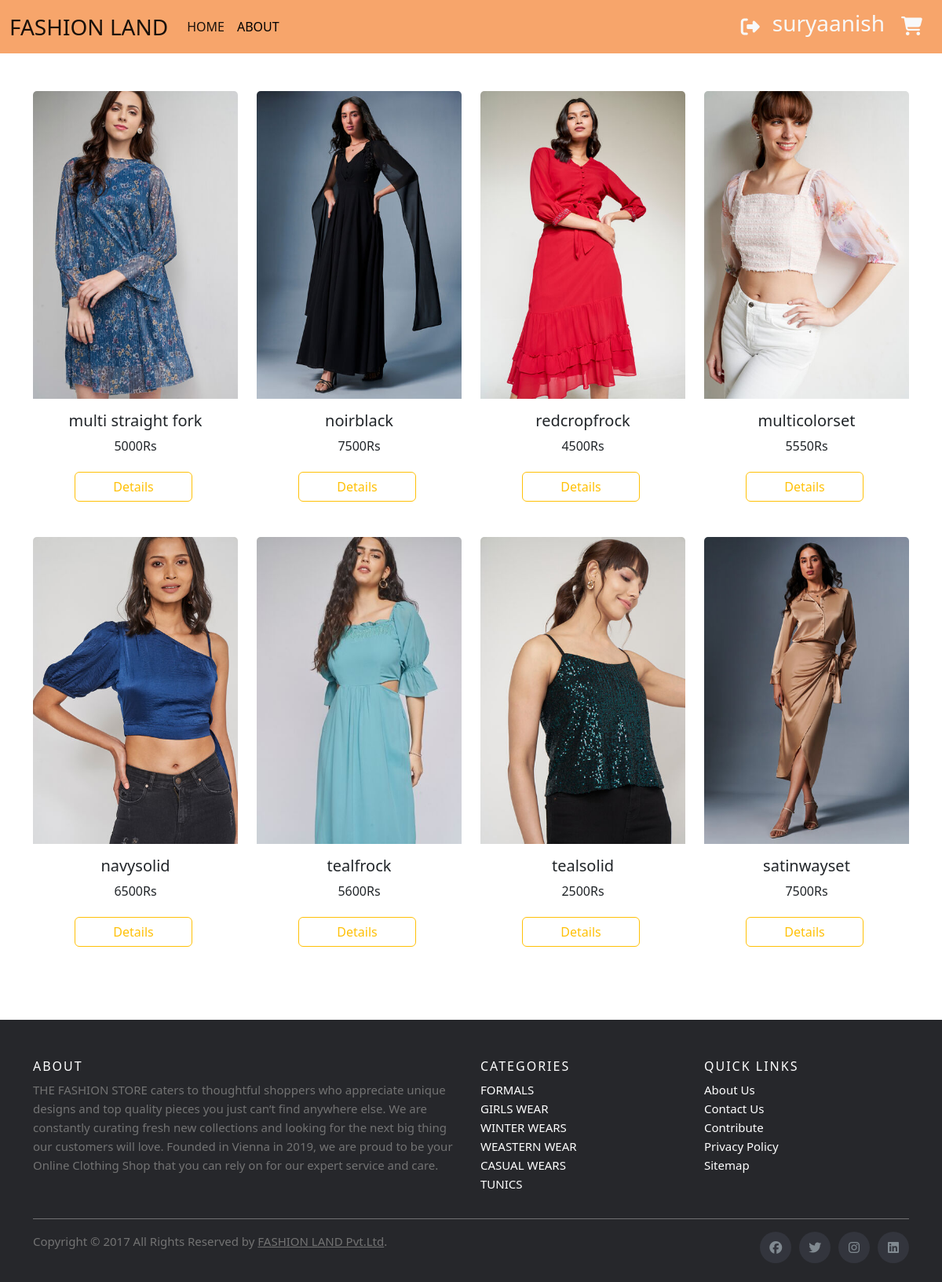
The app's page /card1/ (signed in) with its own data.
### app1/models.py (models this page shows, shortened)
class Dress(models.Model):
    name=models.CharField(max_length=250)
    price=models.IntegerField()
    brand=models.CharField(max_length=250)
    img=models.ImageField(upload_to='gallery')
    material=models.CharField(max_length=250)
    type=models.CharField(max_length=250)
    colour=models.CharField(max_length=250)

### app1/views.py (the view)
# urls.py: path('card1/', views.card1,name="card1"),
def card1(request):
    content=Dress.objects.all()
    data={
        'result':content
    }
    return render(request,'card1.html',data)

### templates/card1.html (shortened to what this page needs)
<!doctype html>
<html lang="en">
  <head>
    <link href="https://cdn.jsdelivr.net/npm/bootstrap@5.2.3/dist/css/bootstrap.min.css" rel="stylesheet">
    <link rel="stylesheet" href="https://cdnjs.cloudflare.com/ajax/libs/font-awesome/6.4.2/css/all.min.css">
    <link rel="stylesheet" href="../static/css/style.css">
  </head>
  <body>
    <nav class="navbar navbar-expand-lg " style="background-color: rgb(247, 165, 107);">
      <div class="container-fluid">
        <a class="navbar-brand fs-3" href="{% url 'home' %}">FASHION LAND</a>
        <div class="collapse navbar-collapse" id="navbarSupportedContent">
          <ul class="navbar-nav me-auto mb-2 mb-lg-0">
            <li class="nav-item">
              <a class="nav-link active" aria-current="page" href="{% url 'home' %}">HOME</a>
            </li>
            <li class="nav-item">
              <a class="nav-link fs-" style="color: black;" href="{% url 'about' %}">ABOUT</a>
            </li>
          </ul>
          {% if request.user.is_authenticated %}
          <a class="text-light  ms-auto" href="{% url 'user_logout' %}"><i class="fa-solid fa-right-from-bracket my-2  mx-2 fs-4"></i></a>
          <h3 class="  mx-2 text-light m">{{request.user.username}}</h3>
          <a href="{% url 'view_cart' %}" class="btn "><i class="fa-solid fa-cart-shopping text-light fs-4 "></i></a>
          {% endif %}
        </div>
      </div>
    </nav>
<div class="container mt-5">
    <div class="row">
      {% for i in result %}
        {% if i.brand == "blossom" %}
        <div class="col-lg-3 col-md-3 col-sm-6">
          <div class="card " style="width: 100%;">
            <div class="cd1 w-100 text-center">
              <img src="{{i.img.url}}" class="card-img-top w-100  text-center dimg" alt="...">
            </div>
              <div class="card-body text-center">
                <h5 class="card-title text-truncate" id="name" name="name">{{i.name}}</h5>
                <p class="card-text" name="price">{{i.price}}Rs</p>
                <div class=" text-center">
                <a href="{% url 'details' i.pk %}" class="btn btn-outline-warning px-5">Details</a>
                </div>
              </div>
            </div>
      </div>
        {% endif %}
      {% endfor %}
    </div>
  </div>
<footer class="site-footer mt-5">
    <div class="container">
      <div class="row">
        <div class="col-sm-12 col-md-6">
          <h6>About</h6>
          <p class="text-justify">THE FASHION STORE caters to thoughtful shoppers who appreciate unique designs and top quality pieces you just can’t find anywhere else. We are constantly curating fresh new collections and looking for the next big thing our customers will love. Founded in Vienna in 2019, we are proud to be your Online Clothing Shop that you can rely on for our expert service and care.</p>
        </div>
        <div class="col-xs-6 col-md-3">
          <h6>Categories</h6>
          <ul class="footer-links">
            <li><a href="http://scanfcode.com/category/c-language/">FORMALS</a></li>
            <li><a href="http://scanfcode.com/category/front-end-development/">GIRLS WEAR</a></li>
            <li><a href="http://scanfcode.com/category/back-end-development/">WINTER WEARS</a></li>
            <li><a href="http://scanfcode.com/category/java-programming-language/">WEASTERN WEAR</a></li>
            <li><a href="http://scanfcode.com/category/android/">CASUAL WEARS</a></li>
            <li><a href="http://scanfcode.com/category/templates/">TUNICS</a></li>
          </ul>
        </div>
        <div class="col-xs-6 col-md-3">
          <h6>Quick Links</h6>
          <ul class="footer-links">
            <li><a href="http://scanfcode.com/about/">About Us</a></li>
            <li><a href="http://scanfcode.com/contact/">Contact Us</a></li>
            <li><a href="http://scanfcode.com/contribute-at-scanfcode/">Contribute</a></li>
            <li><a href="http://scanfcode.com/privacy-policy/">Privacy Policy</a></li>
            <li><a href="http://scanfcode.com/sitemap/">Sitemap</a></li>
          </ul>
        </div>
      </div>
      <hr>
    </div>
    <div class="container">
      <div class="row">
        <div class="col-md-8 col-sm-6 col-xs-12">
          <p class="copyright-text">Copyright &copy; 2017 All Rights Reserved by
       <a href="#">FASHION LAND Pvt.Ltd</a>.
          </p>
        </div>
        <div class="col-md-4 col-sm-6 col-xs-12">
          <ul class="social-icons">
            <li><a class="facebook" href="#"><i class="fab fa-facebook"></i></a></li>
            <li><a class="twitter" href="#"><i class="fab fa-twitter"></i></a></li>
            <li><a class="instagram" href="#"><i class="fab fa-instagram"></i></a></li>
            <li><a class="linkedin" href="#"><i class="fab fa-linkedin"></i></a></li>
          </ul>
        </div>
      </div>
    </div>
  </footer>
    </body>
  </html>

### static/css/style.css (style rules this page uses)
.card { border: 0; }
.card-body a { margin:5px 5px 5px 0; }
.site-footer { background-color:#26272b; padding:45px 0 20px; font-size:15px; line-height:24px; color:#737373; }
.site-footer hr { border-top-color:#bbb; opacity:0.5 }
.site-footer h6 { color:#fff; font-size:16px; text-transform:uppercase; margin-top:5px; letter-spacing:2px }
.site-footer a { color:#737373; }
.footer-links { padding-left:0; list-style:none }
.footer-links li { display:block }
.footer-links a { color:#737373 }
.footer-links a { color: white; text-decoration:none; }
.site-footer .social-icons { text-align:right }
.site-footer .social-icons a { width:40px; height:40px; line-height:40px; margin-left:6px; margin-right:0; border-radius:100%; background-color:#33353d }
.copyright-text { margin:0 }
.social-icons { padding-left:0; margin-bottom:0; list-style:none }
.social-icons li { display:inline-block; margin-bottom:4px }
.social-icons a { background-color:#eceeef; color:#818a91; font-size:16px; display:inline-block; line-height:44px; width:44px; height:44px; text-align:center; margin-right:8px; border-radius:100%; -webkit-transition:all .2s linear; -o-transition:all .2s linear; transition:all .2s linear }
.navbar { background-color: #f5ac70; }

### records on screen
Dress: img (picture), name "multi straight fork", price "5000"
Dress: img (picture), name "noirblack", price "7500"
Dress: img (picture), name "redcropfrock", price "4500"
Dress: img (picture), name "multicolorset", price "5550"
Dress: img (picture), name "navysolid", price "6500"
Dress: img (picture), name "tealfrock", price "5600"
Dress: img (picture), name "tealsolid", price "2500"
Dress: img (picture), name "satinwayset", price "7500"

### other values on screen
{{ request.user.username }} "suryaanish"
